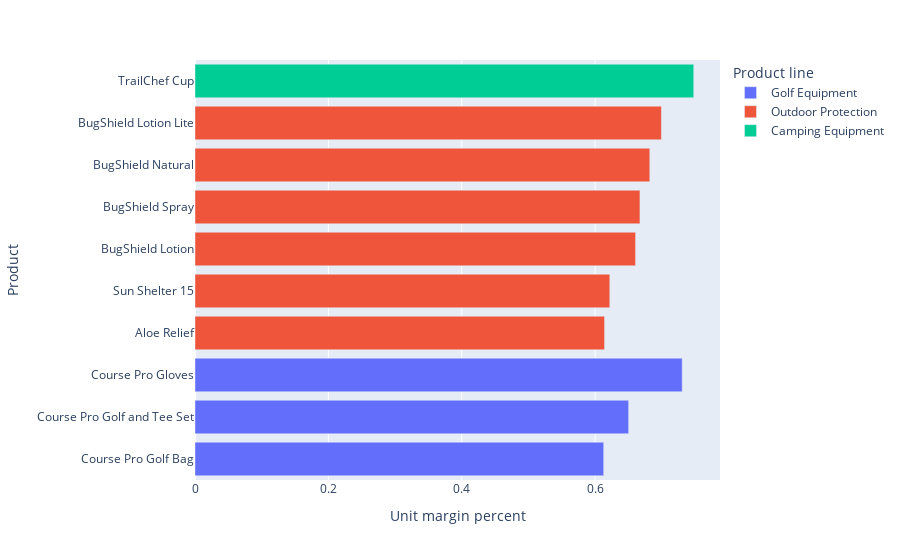

The cell this chart's notebook holds for it:
### Markdown cell above
## Profit Margin - Growth products

Listed below are products with very high margin percentages. These are growth products and further research should be performed here to understand future demand for such products. 

If future demand is determined to be significant, then we would recommend increased marketing and advertising spend on these products to increase quantity sold.

### Code cell
summarised_df = df.groupby(by=["Product", "Product line"]).mean()[["Unit sale price", "Unit cost"]].reset_index()
summarised_df["Unit margin"] = summarised_df["Unit sale price"] - summarised_df["Unit cost"]
summarised_df["Unit margin percent"] = summarised_df["Unit margin"] / summarised_df["Unit sale price"]
summarised_df.sort_values(by="Unit margin percent", ascending=False).head(10).sort_values(by="Unit margin percent").plot.barh(y="Product", x="Unit margin percent", color="Product line")

### Figure 1 — Plotly figure (JSON) as saved in the notebook; plotly's stock layout.template omitted (floating-point values rounded to 4 significant figures)
{"data": [{"alignmentgroup": "True", "hovertemplate": "Product line=Golf Equipment<br>Unit margin percent=%{x}<br>Product=%{y}<extra></extra>", "legendgroup": "Golf Equipment", "marker": {"color": "#636efa"}, "name": "Golf Equipment", "offsetgroup": "Golf Equipment", "orientation": "h", "showlegend": true, "textposition": "auto", "type": "bar", "x": [0.6129, 0.6503, 0.7306], "xaxis": "x", "y": ["Course Pro Golf Bag", "Course Pro Golf and Tee Set", "Course Pro Gloves"], "yaxis": "y"}, {"alignmentgroup": "True", "hovertemplate": "Product line=Outdoor Protection<br>Unit margin percent=%{x}<br>Product=%{y}<extra></extra>", "legendgroup": "Outdoor Protection", "marker": {"color": "#EF553B"}, "name": "Outdoor Protection", "offsetgroup": "Outdoor Protection", "orientation": "h", "showlegend": true, "textposition": "auto", "type": "bar", "x": [0.6142, 0.622, 0.6607, 0.6673, 0.682, 0.6994], "xaxis": "x", "y": ["Aloe Relief", "Sun Shelter 15", "BugShield Lotion", "BugShield Spray", "BugShield Natural", "BugShield Lotion Lite"], "yaxis": "y"}, {"alignmentgroup": "True", "hovertemplate": "Product line=Camping Equipment<br>Unit margin percent=%{x}<br>Product=%{y}<extra></extra>", "legendgroup": "Camping Equipment", "marker": {"color": "#00cc96"}, "name": "Camping Equipment", "offsetgroup": "Camping Equipment", "orientation": "h", "showlegend": true, "textposition": "auto", "type": "bar", "x": [0.7479], "xaxis": "x", "y": ["TrailChef Cup"], "yaxis": "y"}], "layout": {"barmode": "relative", "legend": {"title": {"text": "Product line"}, "tracegroupgap": 0}, "margin": {"t": 60}, "xaxis": {"anchor": "y", "domain": [0, 1], "title": {"text": "Unit margin percent"}}, "yaxis": {"anchor": "x", "domain": [0, 1], "title": {"text": "Product"}}}}
